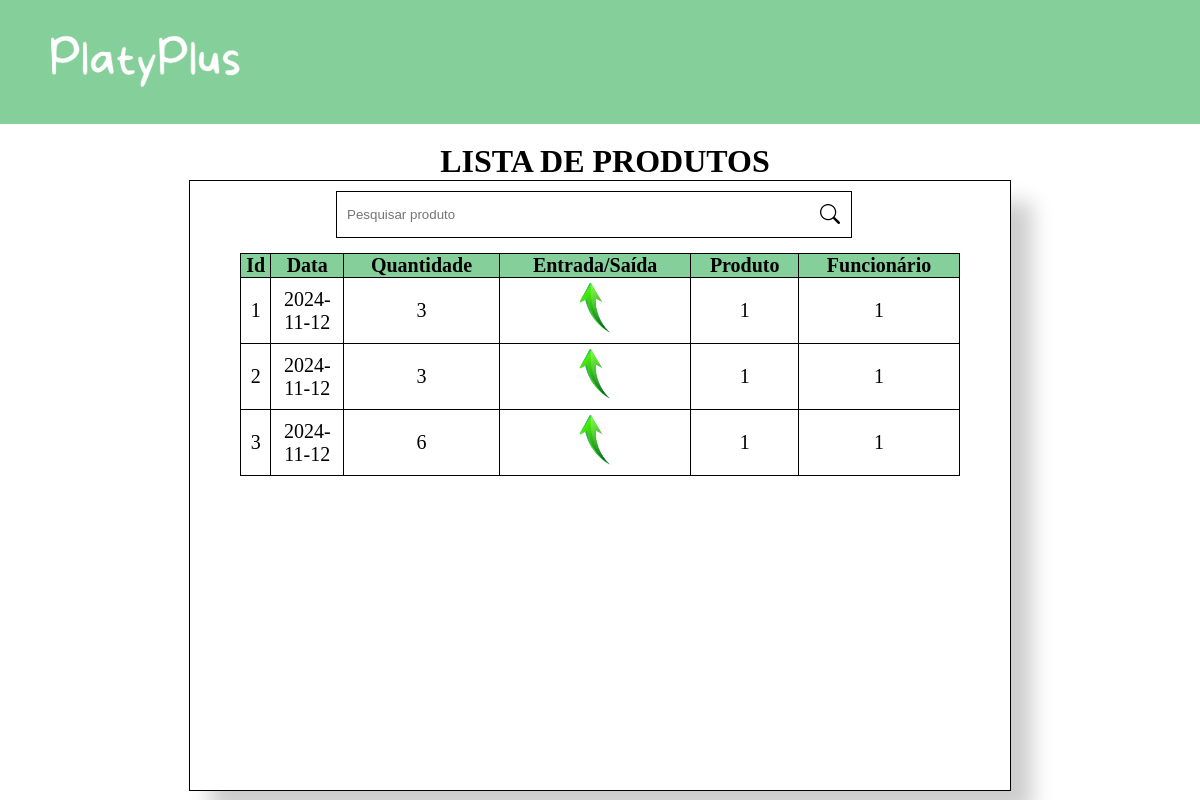
The page /historico on the database its author committed.
### models.py (models this page shows, shortened)
class Movimentacao(Base):
    __tablename__ = 'movimentacoes'
    id_movimentacao = Column(Integer, primary_key=True)
    data_de_movimentacao = Column(String(10), nullable=False, index=True)
    quantidade_movimentacao = Column(Integer, nullable=False, index=True)
    tipo_movimentacao = Column(Boolean, nullable=True)
    produto_id = Column(Integer, ForeignKey('produtos.produto_id'))
    produtos = relationship(Produto)
    funcionario_id = Column(Integer, ForeignKey('funcionarios.funcionario_id'))
    funcionarios = relationship(Funcionario)
    def serialize_movimentacao(self):
        dados_movimentacao = {
            'id_movimentacao': self.id_movimentacao,
            'data_de_movimentacao': self.data_de_movimentacao,
            'quantidade_movimentacao': self.quantidade_movimentacao,
            'tipo_movimentacao': self.tipo_movimentacao,
            'produto_id': self.produto_id,
            'funcionario_id': self.funcionario_id
        }
        return dados_movimentacao

### app.py (the view)
@app.route('/historico')
def historico():
    lista_movimentacoes = select(Movimentacao).select_from(Movimentacao)
    lista_movimentacoes = db_session.execute(lista_movimentacoes).scalars()
    listaMovimentacoes = []
    for movimentacoes in lista_movimentacoes:
        listaMovimentacoes.append(movimentacoes.serialize_movimentacao())
    print(listaMovimentacoes)
    return render_template('historico.html', var_movimentacao=listaMovimentacoes)

### templates/historico.html (shortened to what this page needs)
<!DOCTYPE html>
<html lang="pt-br">
<head>
    <link rel="stylesheet" href="/static/historico.css">
    <link rel="stylesheet" href="https://cdn.jsdelivr.net/npm/bootstrap-icons@1.10.3/font/bootstrap-icons.css">
</head>
<body>
<header>
    <div class="logo">
        <a href="{{ url_for('inicial') }}">
            <img src="/static/img/PlatyPlusWhite.png">
        </a>
    </div>
</header>
<div class="container">
    <h1>LISTA DE PRODUTOS</h1>
    <div class="box">
        <form class="search-container">
            <input type="text" id="search-bar" placeholder="Pesquisar produto">
            <i class="bi bi-search"></i>
        </form>
        <table>
            <tr class="categorias">
                <th class="id">Id</th>
                <th class="id">Data</th>
                <th class="id">Quantidade</th>
                <th class="id">Entrada/Saída</th>
                <th class="id">Produto</th>
                <th class="id">Funcionário</th>
                {% for movimentacao in var_movimentacao %}
                    <tr>
                        <td>{{ movimentacao.id_movimentacao }}</td>
                        <td>{{ movimentacao.data_de_movimentacao }}</td>
                        <td>{{ movimentacao.quantidade_movimentacao }}</td>
                        <td>
                            {% if movimentacao.tipo_movimentacao == True %}
                                <img src="/static/img/entrada.png">
                            {% elif movimentacao.tipo_movimentacao == False %}
                                <img src="/static/img/saida.png">
                            {% else %}
                                <span> Nenhuma movimentação encontrada! </span>
                            {% endif %}
                        </td>
                        <td>{{ movimentacao.produto_id }}</td>
                        <td>{{ movimentacao.funcionario_id }}</td>
                    </tr>
                {% endfor %}
            </tr>
        </table>
    </div>
</div>
</body>
</html>

### static/historico.css (style rules this page uses)
* { margin: 0; padding: 0; }
.container { display: flex; flex-direction: column; justify-content: center; align-items: center; height: calc(100vh - 124px); }
a { text-decoration: none; }
h1 { padding-left: 10px; margin-top: 10px; }
header { background-color: #84cf9a; display: flex; padding: 30px 40px; }
.logo>a>img { height: 60px; }
img { height: 60px; }
.box { background-color: #ffffff; display: flex; align-items: center; flex-direction: column; row-gap: 15px; padding-left: 50px; padding-right: 50px; width: 60%; height: 90%; border: 1px solid black; box-shadow: 21px 22px 20px rgba(0, 0, 0, 0.2); font-size: 20px; }
form>i { padding: 12px; position: absolute; }
form { display: flex; flex-direction: column; justify-content: center; align-items: end; margin-top: 10px; width: 70%; }
table { width: 100%; border: 1px solid black; border-collapse: collapse; }
td { text-align: center; border: 1px solid black; }
th { background-color: #84cf9a; border: 1px solid black; }
.id { width: 10px; }

### rows shown on the page
Movimentacao: id_movimentacao "1", data_de_movimentacao "2024-11-12", quantidade_movimentacao "3", tipo_movimentacao True (drawn), produto_id "1", funcionario_id "1"
Movimentacao: id_movimentacao "2", data_de_movimentacao "2024-11-12", quantidade_movimentacao "3", tipo_movimentacao True (drawn), produto_id "1", funcionario_id "1"
Movimentacao: id_movimentacao "3", data_de_movimentacao "2024-11-12", quantidade_movimentacao "6", tipo_movimentacao True (drawn), produto_id "1", funcionario_id "1"
